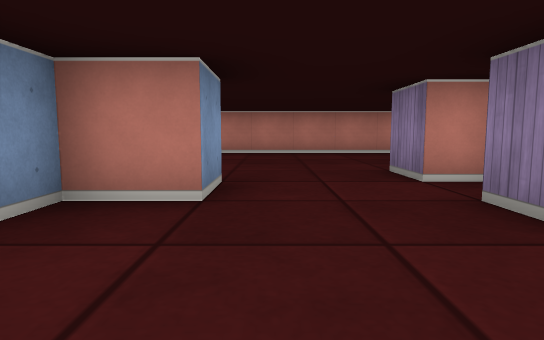
View 1 (above)

20 first-person views from a walk through a cub3D maze. The camera is about half as high as the walls, tilts 6° down and sees 75° across. The floor is counted in squares. Each view is taken from the middle of a square. On the plan, view 1 faces up. The plan holds only what a view shows up to about 9 squares ahead; the rest is blank.

View 2
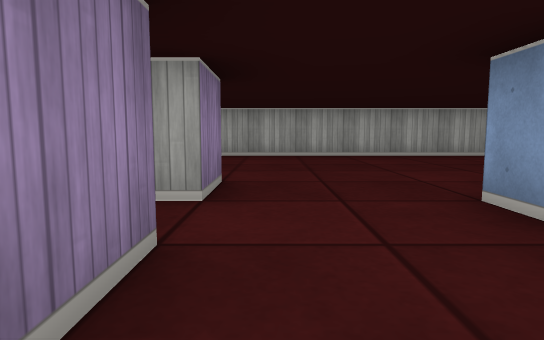

View 3
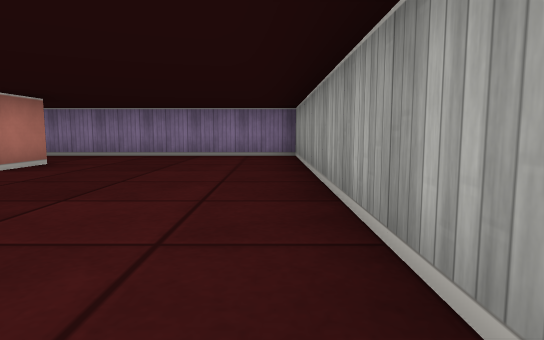

View 4
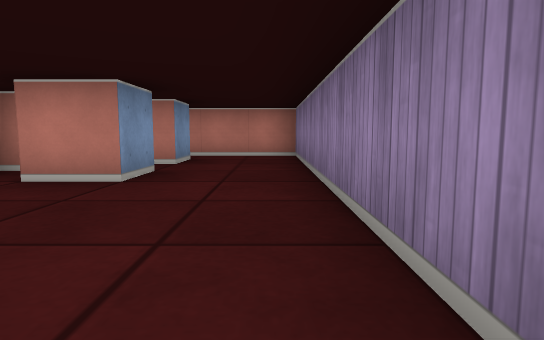

View 5
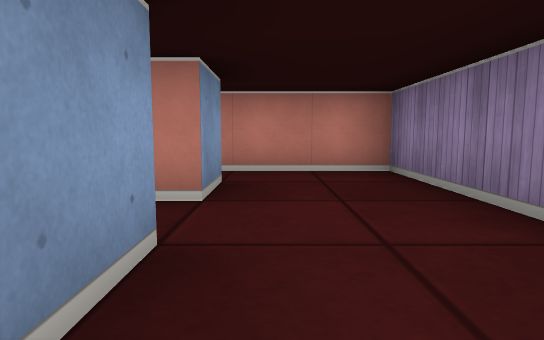

View 6
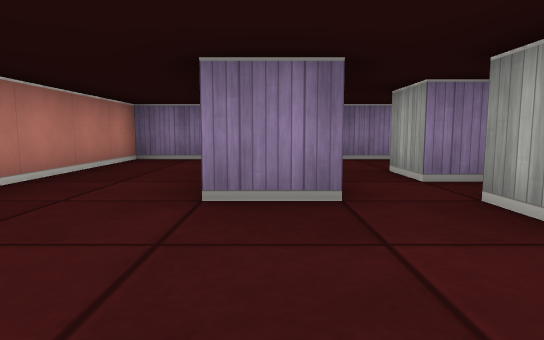

View 7
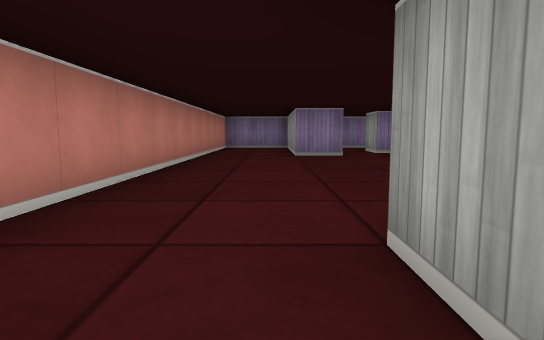

View 8
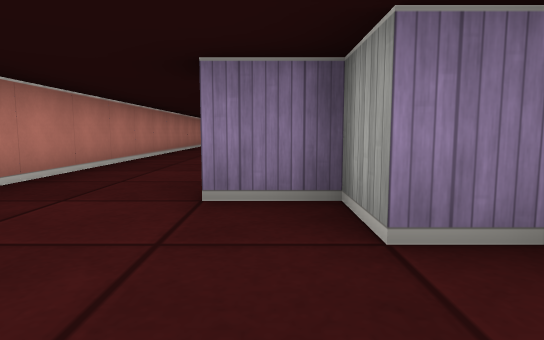

View 9
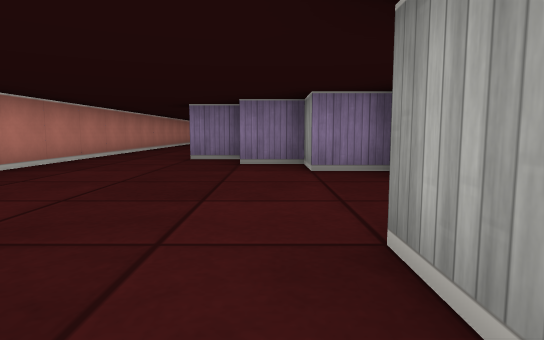

View 10
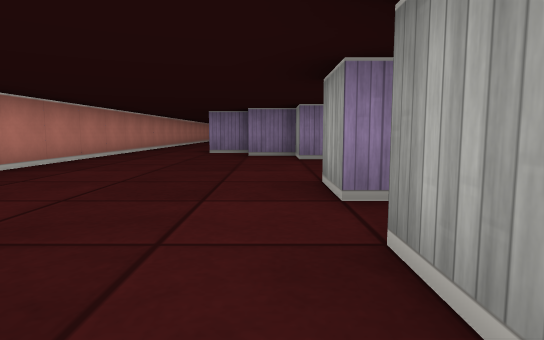

View 11
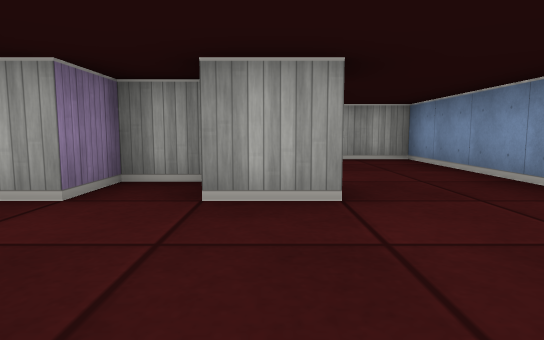

View 12
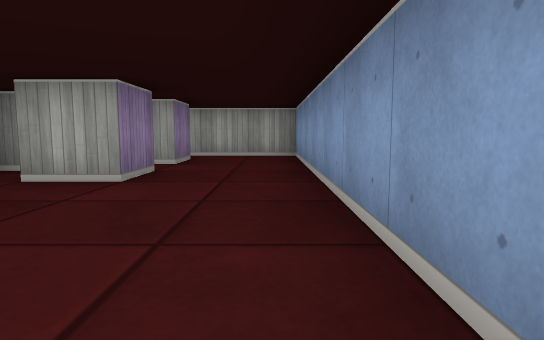

View 13
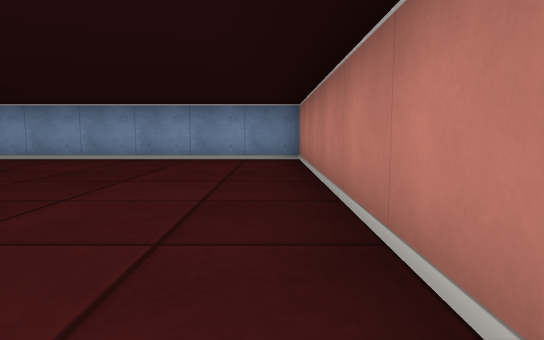

View 14
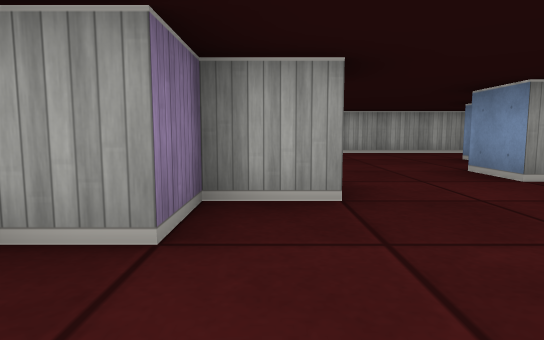

View 15
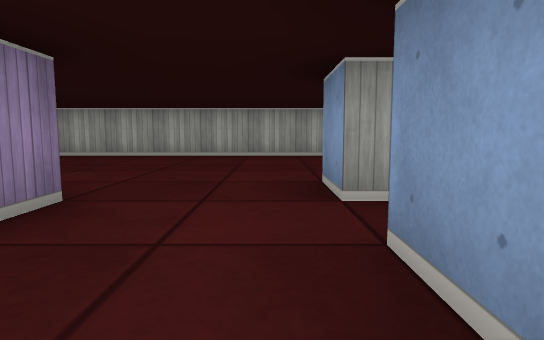

View 16
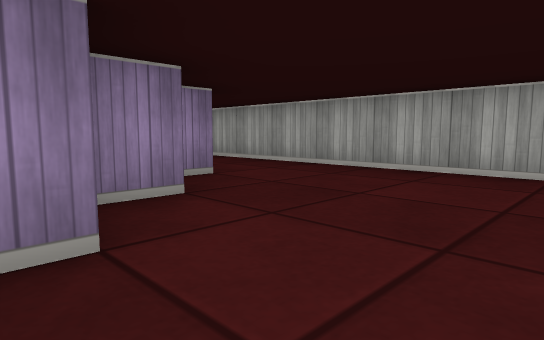

View 17
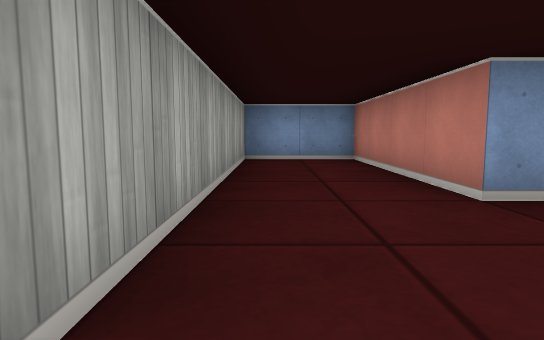

View 18
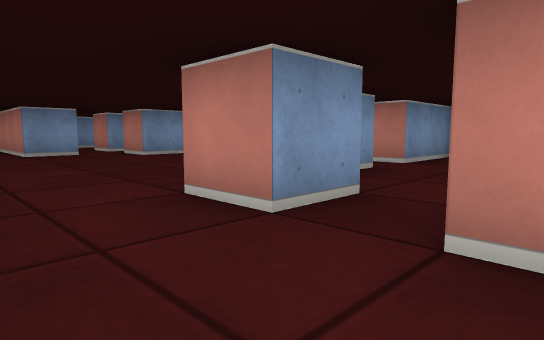

View 19
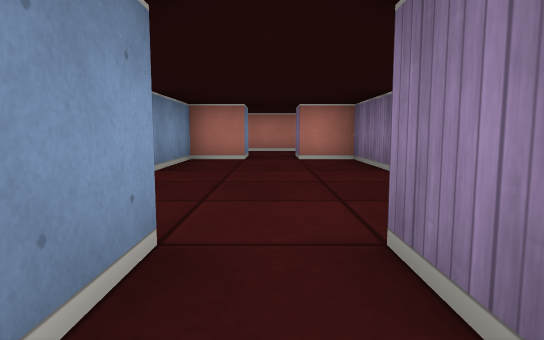

View 20
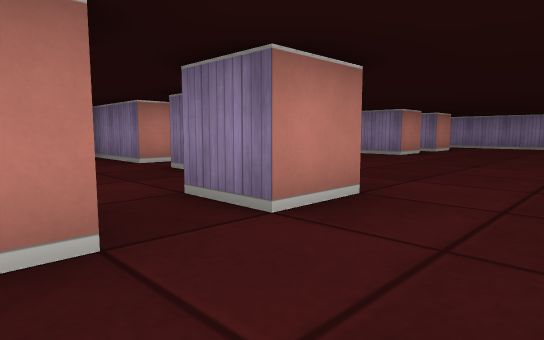

### Floor plan
Ten units are one square. View 1 is at (0, 0); x grows to the right and y downward. Boxes are objects, and circles mark ways between rooms. Rooms are numbered by the first view taken in them; rooms with no view inside come last. Other rooms are left out.
<svg viewBox="-170 -90 240 120">
<path fill="none" stroke="#000" d="M25 -15 15 -15M-5 -25 -15 -25M45 -25 45 -15 35 -15M35 -39 35 -45 45 -45 45 -35M-34 5 -45 5M-45 25 65 25 65 -55 42 -55M25 -54 25 -65 39 -65M19 -45 25 -45M15 -35 15 -45M-5 -35 -5 -25M-15 -25 -15 -19M15 -15 15 -25M65 -72 65 -85 -25 -85M-96 -35 -85 -35 -85 -45 -75 -45 -75 -55 -65 -55 -65 -45M-115 -26 -115 -15M-134 -35 -125 -35 -125 -45 -115 -45 -115 -35M-95 -25 -95 -31M-145 -35 -145 -45 -135 -45M-65 -55 -65 -65M-55 -65 -55 -55M-145 -15 -145 -25M-45 -55 -45 -65 -35 -65M-35 -45 -35 -55M-25 -85 -165 -85 -165 -5 -142 -5M-125 -6 -125 5 -165 5 -165 25 -55 25M-115 -15 -125 -15M-85 -14 -85 -19M-75 -4 -75 -12M-55 5 -65 5 -65 0M-55 25 -45 25M-55 -6 -55 5M-65 -26 -65 -21M-45 5 -45 -5M-29 -35 -35 -35 -35 -45M-65 -45 -65 -35 -71 -35M-55 -55 -65 -55M-35 -55 -45 -55"/>
<circle cx="10" cy="-27" r="3" fill="#2a7"/>
<circle cx="-35" cy="15" r="3" fill="#2a7"/>
<circle cx="-35" cy="-75" r="3" fill="#2a7"/>
<circle cx="-105" cy="-25" r="3" fill="#2a7"/>
<circle cx="-135" cy="-10" r="3" fill="#2a7"/>
<circle cx="-50" cy="-55" r="3" fill="#2a7"/>
<circle cx="-65" cy="15" r="3" fill="#2a7"/>
<circle cx="-50" cy="0" r="3" fill="#2a7"/>
<text x="20" y="0">1</text>
<text x="10" y="-60">2</text>
<text x="-110" y="-60">3</text>
<text x="-110" y="10">4</text>
<text x="-50" y="10">5</text>
<text x="-50" y="-20">6</text>
</svg>
Room 1 opens to room 2. Room 1 opens to room 5. Room 2 opens to room 3. Room 3 opens to room 4. Room 3 opens to room 6. Room 4 opens to room 5. Room 5 opens to room 6.

Where each view was taken, in squares from view 1:
view 1: 0 up, 0 right, facing up
view 2: 5 up, 1 right, facing down
view 3: 2 down, 1 left, facing right
view 4: 2 down, 6 right, facing up
view 5: 1 up, 5 right, facing up
view 6: 6 up, 0 right, facing right
view 7: 7 up, 5 left, facing right
view 8: 6 up, 9 left, facing right
view 9: 5 up, 13 left, facing right
view 10: 5 up, 15 left, facing right
view 11: 7 up, 14 left, facing down
view 12: 8 up, 16 left, facing down
view 13: 8 up, 10 left, facing left
view 14: 6 up, 9 left, facing down
view 15: 5 up, 11 left, facing down
view 16: 2 up, 10 left, facing down-right
view 17: 2 down, 10 left, facing left
view 18: 2 down, 4 left, facing up-left
view 19: 1 down, 5 left, facing up
view 20: 2 down, 6 left, facing up-right
